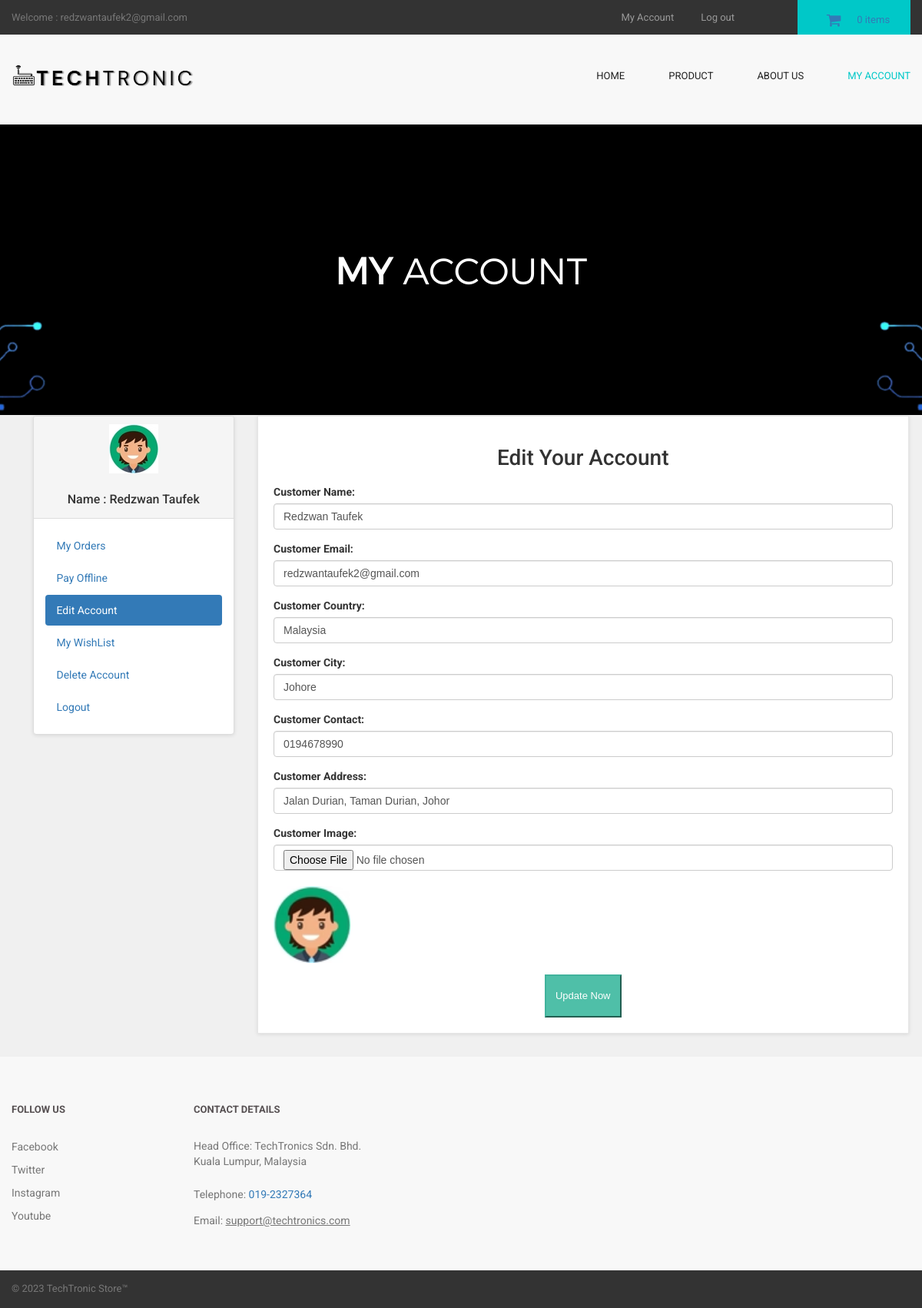
Screenshot of /customer/my_account.php?edit_account (signed in) with the database file from the repository.
### tables this page shows
CREATE TABLE `customers` (
  `customer_id` int(10) NOT NULL,
  `customer_name` varchar(255) NOT NULL,
  `customer_email` varchar(255) NOT NULL,
  `customer_pass` varchar(255) NOT NULL,
  `customer_country` text NOT NULL,
  `customer_city` text NOT NULL,
  `customer_contact` varchar(255) NOT NULL,
  `customer_address` text NOT NULL,
  `customer_image` text NOT NULL,
  `customer_ip` varchar(255) NOT NULL,
  `customer_confirm_code` text NOT NULL
);

### customer/edit_account.php (the view, shortened to what this page needs)
<?php
$customer_session = $_SESSION['customer_email'];
$get_customer = "select * from customers where customer_email='$customer_session'";
$run_customer = mysqli_query($con,$get_customer);
$row_customer = mysqli_fetch_array($run_customer);
$customer_name = $row_customer['customer_name'];
$customer_email = $row_customer['customer_email'];
$customer_country = $row_customer['customer_country'];
$customer_city = $row_customer['customer_city'];
$customer_contact = $row_customer['customer_contact'];
$customer_address = $row_customer['customer_address'];
$customer_image = $row_customer['customer_image'];
?>
<h1 align="center" > Edit Your Account </h1>
<form action="" method="post" enctype="multipart/form-data" >
<div class="form-group" >
<label> Customer Name: </label>
<input type="text" name="c_name" class="form-control" required value="<?php echo $customer_name; ?>">
</div>
<div class="form-group" >
<label> Customer Email: </label>
<input type="text" name="c_email" class="form-control" required value="<?php echo $customer_email; ?>">
</div>
<div class="form-group" >
<label> Customer Country: </label>
<input type="text" name="c_country" class="form-control" required value="<?php echo $customer_country; ?>">
</div>
<div class="form-group" >
<label> Customer City: </label>
<input type="text" name="c_city" class="form-control" required value="<?php echo $customer_city; ?>">
</div>
<div class="form-group" >
<label> Customer Contact: </label>
<input type="text" name="c_contact" class="form-control" required value="<?php echo $customer_contact; ?>">
</div>
<div class="form-group" >
<label> Customer Address: </label>
<input type="text" name="c_address" class="form-control" required value="<?php echo $customer_address; ?>">
</div>
<div class="form-group" >
<label> Customer Image: </label>
<input type="file" name="c_image" class="form-control" required ><br>
<img src="customer_images/<?php echo $customer_image; ?>" width="100" height="100" class="img-responsive" >
</div>
<div class="text-center" >
<button name="update" class="btn btn-primary" >
<i class="fa fa-user-md" ></i> Update Now
</button>
</div>
</form>

### customer/includes/sidebar.php
<div class="panel panel-default sidebar-menu">
<div class="panel-heading">
<?php
$customer_session = $_SESSION['customer_email'];
$get_customer = "select * from customers where customer_email='$customer_session'";
$run_customer = mysqli_query($con,$get_customer);
$row_customer = mysqli_fetch_array($run_customer);
$customer_image = $row_customer['customer_image'];
$customer_name = $row_customer['customer_name'];
if(!isset($_SESSION['customer_email'])){
}
else {
echo "
<center>
<img src='customer_images/$customer_image' class='img-responsive'>
</center>
<br>
<h3 align='center' class='panel-title'> Name : $customer_name </h3>
";
}
?>
</div>
<div class="panel-body">
<ul class="nav nav-pills nav-stacked">
<li class="<?php if(isset($_GET['my_orders'])){ echo "active"; } ?>">
<a href="my_account.php?my_orders"> <i class="fa fa-list"> </i> My Orders </a>
</li>
<li class="<?php if(isset($_GET['pay_offline'])){ echo "active"; } ?>">
<a href="my_account.php?pay_offline"> <i class="fa fa-bolt"></i> Pay Offline </a>
</li>
<li class="<?php if(isset($_GET['edit_account'])){ echo "active"; } ?>">
<a href="my_account.php?edit_account"> <i class="fa fa-pencil"></i> Edit Account </a>
</li>
<li class="<?php if(isset($_GET['my_wishlist'])){ echo "active"; } ?>">
<a href="my_account.php?my_wishlist"> <i class="fa fa-heart"></i> My WishList </a>
</li>
<li class="<?php if(isset($_GET['delete_account'])){ echo "active"; } ?>">
<a href="my_account.php?delete_account"> <i class="fa fa-trash-o"></i> Delete Account </a>
</li>
<li>
<a href="logout.php"> <i class="fa fa-sign-out"></i> Logout </a>
</li>
</ul>
</div>
</div>

### customer/styles/backend.css (style rules this page uses)
html { font-family: "Roboto", Helvetica, Arial, sans-serif; line-height: 1.15; -ms-text-size-adjust: 100%; -webkit-text-size-adjust: 100% }
body { margin: 0 }
h1 { font-size: 2em; margin: .67em 0 }
a { background-color: transparent; -webkit-text-decoration-skip: objects }
img { border-style: none }
button, input, optgroup, select, textarea { font-family: sans-serif; font-size: 100%; line-height: 1.15; margin: 0 }
button, input { overflow: visible }
button, select { text-transform: none }
[type=reset], [type=submit], button, html [type=button] { -webkit-appearance: button }
html { box-sizing: border-box }
body { min-width: 1190px; font-family: Montserrat, sans-serif; font-weight: 400; background-color: white; }
img { max-width: 100%; height: auto }
.btn { display: inline-block; vertical-align: top; font-size: 13px; line-height: 40px; text-decoration: none; -webkit-transition: .3s; transition: .3s }

### styles/style.css (style rules this page uses)
body { font-family: "Roboto", Helvetica, Arial, sans-serif; font-size: 14px; line-height: 1.42857143; color: #333333; background-color: #f0f0f0; overflow-x: hidden; }
.btn-primary { color:rgb(255, 255, 255); background-color:rgb(79, 191, 168); border-color:rgb(65, 179, 156); }
#content .panel.sidebar-menu { box-sizing: border-box; box-shadow: 0 1px 5px rgba(0, 0, 0, 0.1); }
#content .panel.sidebar-menu h3 { padding: 5px 0; margin: 0; }

### rows the page displays
customers: customer_image (picture), customer_name "Redzwan Taufek", c_name "Redzwan Taufek", c_email "redzwantaufek2@gmail.com", c_country "Malaysia", c_city "Johore", c_contact "0194678990", c_address "Jalan Durian, Taman Durian, Johor"

### other values shown
$_SESSION['customer_email'] "redzwantaufek2@gmail.com"
$count_items "0"
